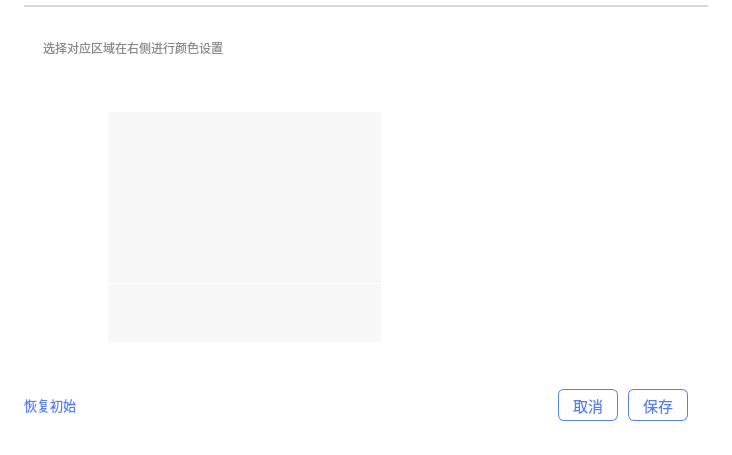
<?xml version="1.0" encoding="UTF-8"?>
<ui version="4.0">
 <class>UIBackgroundColorWidget</class>
 <widget class="QWidget" name="UIBackgroundColorWidget">
  <property name="geometry">
   <rect>
    <x>0</x>
    <y>0</y>
    <width>732</width>
    <height>455</height>
   </rect>
  </property>
  <property name="windowTitle">
   <string>底色设置</string>
  </property>
  <property name="styleSheet">
   <string notr="true">background-color: rgb(255, 255, 255);</string>
  </property>
  <layout class="QGridLayout" name="gridLayout_13">
   <property name="leftMargin">
    <number>24</number>
   </property>
   <property name="topMargin">
    <number>0</number>
   </property>
   <property name="rightMargin">
    <number>24</number>
   </property>
   <property name="bottomMargin">
    <number>0</number>
   </property>
   <property name="spacing">
    <number>0</number>
   </property>
   <item row="0" column="0">
    <layout class="QVBoxLayout" name="verticalLayout">
     <item>
      <spacer name="verticalSpacer_4">
       <property name="orientation">
        <enum>Qt::Vertical</enum>
       </property>
       <property name="sizeHint" stdset="0">
        <size>
         <width>20</width>
         <height>5</height>
        </size>
       </property>
      </spacer>
     </item>
     <item>
      <widget class="QLabel" name="m_line">
       <property name="maximumSize">
        <size>
         <width>16777215</width>
         <height>2</height>
        </size>
       </property>
       <property name="styleSheet">
        <string notr="true">background-color:#D8D8D8;</string>
       </property>
       <property name="text">
        <string/>
       </property>
      </widget>
     </item>
     <item>
      <spacer name="verticalSpacer">
       <property name="orientation">
        <enum>Qt::Vertical</enum>
       </property>
       <property name="sizeHint" stdset="0">
        <size>
         <width>10</width>
         <height>25</height>
        </size>
       </property>
      </spacer>
     </item>
     <item>
      <widget class="QWidget" name="widget_1" native="true">
       <property name="sizePolicy">
        <sizepolicy hsizetype="Preferred" vsizetype="Fixed">
         <horstretch>0</horstretch>
         <verstretch>0</verstretch>
        </sizepolicy>
       </property>
       <property name="minimumSize">
        <size>
         <width>0</width>
         <height>20</height>
        </size>
       </property>
       <property name="maximumSize">
        <size>
         <width>16777215</width>
         <height>20</height>
        </size>
       </property>
       <layout class="QHBoxLayout" name="horizontalLayout_4">
        <property name="spacing">
         <number>0</number>
        </property>
        <property name="margin" stdset="0">
         <number>0</number>
        </property>
        <item>
         <widget class="QLabel" name="label">
          <property name="sizePolicy">
           <sizepolicy hsizetype="Preferred" vsizetype="Preferred">
            <horstretch>0</horstretch>
            <verstretch>0</verstretch>
           </sizepolicy>
          </property>
          <property name="minimumSize">
           <size>
            <width>14</width>
            <height>14</height>
           </size>
          </property>
          <property name="maximumSize">
           <size>
            <width>14</width>
            <height>14</height>
           </size>
          </property>
          <property name="styleSheet">
           <string notr="true">
                QLabel
                {
                border-image: url(:Resources/Image/backgroup_color_head2.png);
                }
              
                  </string>
          </property>
          <property name="text">
           <string/>
          </property>
         </widget>
        </item>
        <item>
         <spacer name="horizontalSpacer_5">
          <property name="orientation">
           <enum>Qt::Horizontal</enum>
          </property>
          <property name="sizeType">
           <enum>QSizePolicy::Fixed</enum>
          </property>
          <property name="sizeHint" stdset="0">
           <size>
            <width>5</width>
            <height>20</height>
           </size>
          </property>
         </spacer>
        </item>
        <item>
         <widget class="QLabel" name="label_3_1">
          <property name="minimumSize">
           <size>
            <width>0</width>
            <height>20</height>
           </size>
          </property>
          <property name="styleSheet">
           <string notr="true">
                    QLabel
                    {
                    font: 14px &quot;微软雅黑&quot;;
                    color:#8A8A8A;
                    }
                  </string>
          </property>
          <property name="text">
           <string>选择对应区域在右侧进行颜色设置</string>
          </property>
         </widget>
        </item>
        <item>
         <spacer name="horizontalSpacer_6">
          <property name="orientation">
           <enum>Qt::Horizontal</enum>
          </property>
          <property name="sizeType">
           <enum>QSizePolicy::Fixed</enum>
          </property>
          <property name="sizeHint" stdset="0">
           <size>
            <width>13</width>
            <height>20</height>
           </size>
          </property>
         </spacer>
        </item>
        <item>
         <widget class="QLabel" name="label_5">
          <property name="styleSheet">
           <string notr="true">
                    QLabel
                    {
                    padding-top:2px;
                    font: 12px &quot;微软雅黑&quot;;
                    color: #999999;
                    }
                  </string>
          </property>
          <property name="text">
           <string/>
          </property>
         </widget>
        </item>
        <item>
         <spacer name="horizontalSpacer_v_1">
          <property name="orientation">
           <enum>Qt::Horizontal</enum>
          </property>
          <property name="sizeHint" stdset="0">
           <size>
            <width>40</width>
            <height>20</height>
           </size>
          </property>
         </spacer>
        </item>
       </layout>
      </widget>
     </item>
     <item>
      <widget class="QWidget" name="widget_v_2" native="true">
       <property name="styleSheet">
        <string notr="true"/>
       </property>
       <layout class="QHBoxLayout" name="horizontalLayout_v_2">
        <item>
         <widget class="QWidget" name="widget_h_2" native="true">
          <property name="minimumSize">
           <size>
            <width>412</width>
            <height>272</height>
           </size>
          </property>
          <property name="maximumSize">
           <size>
            <width>412</width>
            <height>272</height>
           </size>
          </property>
          <property name="styleSheet">
           <string notr="true">QWidget#widget_h_2
{
background-image: url(:/Resources/Image/backgroup_color_setting.png);
}</string>
          </property>
          <layout class="QVBoxLayout" name="verticalLayout_3">
           <property name="leftMargin">
            <number>73</number>
           </property>
           <property name="topMargin">
            <number>37</number>
           </property>
           <property name="rightMargin">
            <number>66</number>
           </property>
           <property name="bottomMargin">
            <number>5</number>
           </property>
           <item>
            <widget class="QWidget" name="widget" native="true">
             <property name="styleSheet">
              <string notr="true">QWidget#widget{
	background-color: rgb(255, 255, 255);
}

QRadioButton
{
  background-color:#F7F7F7;
  background-repeat:no-repeat;
	background-position: center
}
QRadioButton::indicator {
left:-30px
}

QRadioButton#m_chatbackcolor::checked{
	border:2px solid #F86B4F;
	background-image: url(:/Resources/Image/backgroup_chat_color_setting_selected.png);
}
QRadioButton#m_chatbackcolor::unchecked{
	border:0px;
	background-image: url(:/Resources/Image/backgroup_chat_color_setting.png);
}


QRadioButton#m_editbackcolor::checked{
	border:2px solid #F86B4F;
	background-image: url(:/Resources/Image/backgroup_input_color_setting_selected.png);
}
QRadioButton#m_editbackcolor::unchecked{
	border:0px;
	background-image: url(:/Resources/Image/backgroup_input_color_setting.png);
}

</string>
             </property>
             <layout class="QVBoxLayout" name="verticalLayout_4">
              <property name="spacing">
               <number>2</number>
              </property>
              <property name="margin" stdset="0">
               <number>0</number>
              </property>
              <item>
               <widget class="QRadioButton" name="m_chatbackcolor">
                <property name="minimumSize">
                 <size>
                  <width>0</width>
                  <height>171</height>
                 </size>
                </property>
                <property name="styleSheet">
                 <string notr="true"/>
                </property>
                <property name="text">
                 <string/>
                </property>
                <property name="checked">
                 <bool>true</bool>
                </property>
               </widget>
              </item>
              <item>
               <widget class="QRadioButton" name="m_editbackcolor">
                <property name="minimumSize">
                 <size>
                  <width>0</width>
                  <height>58</height>
                 </size>
                </property>
                <property name="styleSheet">
                 <string notr="true"/>
                </property>
                <property name="text">
                 <string/>
                </property>
               </widget>
              </item>
             </layout>
            </widget>
           </item>
          </layout>
         </widget>
        </item>
        <item>
         <widget class="QWidget" name="widget_h_2_1" native="true">
          <property name="styleSheet">
           <string notr="true"/>
          </property>
          <layout class="QGridLayout" name="gridLayout">
           <property name="margin" stdset="0">
            <number>0</number>
           </property>
           <property name="spacing">
            <number>0</number>
           </property>
           <item row="0" column="0">
            <widget class="UIColorSettingPanel" name="m_colorSelect" native="true">
             <property name="styleSheet">
              <string notr="true"/>
             </property>
            </widget>
           </item>
          </layout>
         </widget>
        </item>
       </layout>
      </widget>
     </item>
     <item>
      <spacer name="verticalSpacer_2">
       <property name="orientation">
        <enum>Qt::Vertical</enum>
       </property>
       <property name="sizeHint" stdset="0">
        <size>
         <width>20</width>
         <height>25</height>
        </size>
       </property>
      </spacer>
     </item>
     <item>
      <widget class="QWidget" name="widget_btns" native="true">
       <property name="maximumSize">
        <size>
         <width>16777215</width>
         <height>39</height>
        </size>
       </property>
       <layout class="QHBoxLayout" name="horizontalLayout_3">
        <property name="spacing">
         <number>10</number>
        </property>
        <property name="leftMargin">
         <number>0</number>
        </property>
        <property name="topMargin">
         <number>0</number>
        </property>
        <property name="rightMargin">
         <number>20</number>
        </property>
        <property name="bottomMargin">
         <number>0</number>
        </property>
        <item>
         <spacer name="horizontalSpacer">
          <property name="orientation">
           <enum>Qt::Horizontal</enum>
          </property>
          <property name="sizeHint" stdset="0">
           <size>
            <width>20</width>
            <height>20</height>
           </size>
          </property>
         </spacer>
        </item>
        <item>
         <widget class="QPushButton" name="m_reset_btn">
          <property name="font">
           <font>
            <family>微软雅黑</family>
            <pointsize>10</pointsize>
            <bold>false</bold>
           </font>
          </property>
          <property name="styleSheet">
           <string notr="true">QPushButton{ border:0px;color:#537FF2}</string>
          </property>
          <property name="text">
           <string>恢复初始</string>
          </property>
         </widget>
        </item>
        <item>
         <spacer name="horizontalSpacer_2">
          <property name="orientation">
           <enum>Qt::Horizontal</enum>
          </property>
          <property name="sizeHint" stdset="0">
           <size>
            <width>571</width>
            <height>20</height>
           </size>
          </property>
         </spacer>
        </item>
        <item>
         <widget class="QPushButton" name="m_canclebtn">
          <property name="minimumSize">
           <size>
            <width>60</width>
            <height>32</height>
           </size>
          </property>
          <property name="font">
           <font>
            <family>微软雅黑</family>
            <pointsize>11</pointsize>
            <bold>false</bold>
           </font>
          </property>
          <property name="styleSheet">
           <string notr="true">
                     QPushButton
                   {
                   border:1px solid #537FF2;
                   background-color: #ffffff;
                   color: #537FF2;
					border-radius: 6px;
                   }

                   QPushButton:hover,QPushButton:pressed
                   {
				color: #ffffff;
                   background-color: #537FF2;
                   }
                 </string>
          </property>
          <property name="text">
           <string>取消</string>
          </property>
         </widget>
        </item>
        <item>
         <widget class="QPushButton" name="m_savebtn">
          <property name="minimumSize">
           <size>
            <width>60</width>
            <height>32</height>
           </size>
          </property>
          <property name="font">
           <font>
            <family>微软雅黑</family>
            <pointsize>11</pointsize>
           </font>
          </property>
          <property name="styleSheet">
           <string notr="true">
                     QPushButton
                   {
                   border:1px solid #537FF2;
                   background-color: #ffffff;
                   color: #537FF2;
					border-radius: 6px;
                   }

                   QPushButton:hover,QPushButton:pressed
                   {
				color: #ffffff;
                   background-color: #537FF2;
                   }
                 </string>
          </property>
          <property name="text">
           <string>保存</string>
          </property>
         </widget>
        </item>
       </layout>
      </widget>
     </item>
    </layout>
   </item>
   <item row="1" column="0">
    <spacer name="verticalSpacer_3">
     <property name="orientation">
      <enum>Qt::Vertical</enum>
     </property>
     <property name="sizeType">
      <enum>QSizePolicy::Expanding</enum>
     </property>
     <property name="sizeHint" stdset="0">
      <size>
       <width>20</width>
       <height>5</height>
      </size>
     </property>
    </spacer>
   </item>
  </layout>
 </widget>
 <layoutdefault spacing="6" margin="11"/>
 <customwidgets>
  <customwidget>
   <class>UIColorSettingPanel</class>
   <extends>QWidget</extends>
   <header>uicolorsettingpanel.h</header>
   <container>1</container>
  </customwidget>
 </customwidgets>
 <resources/>
 <connections/>
</ui>
